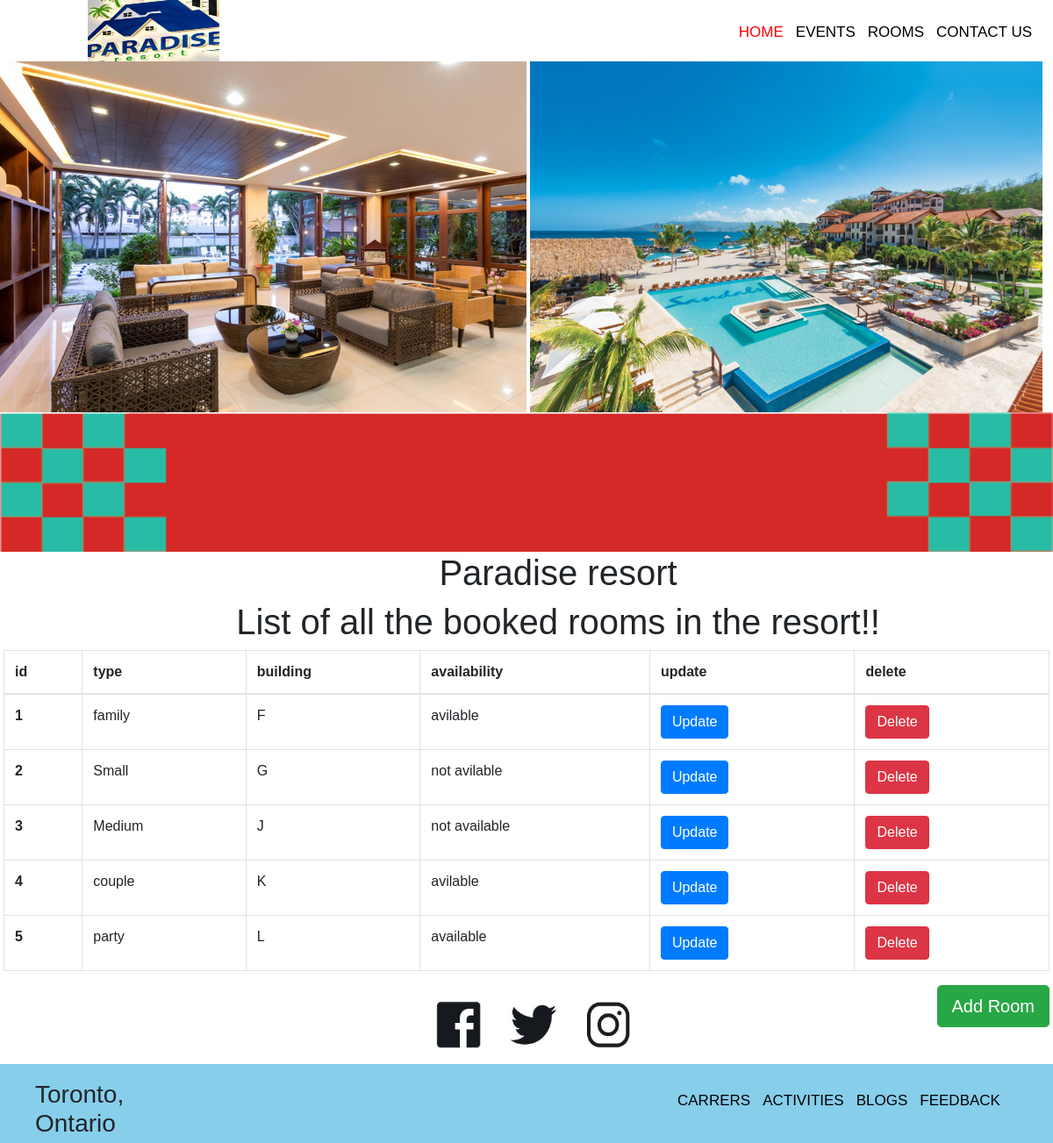
/admins/rooms1.php (signed in), run on the app's committed database.
### tables this page shows
CREATE TABLE `rooms` (
  `id` int(11) NOT NULL,
  `type` varchar(255) NOT NULL,
  `building` varchar(255) NOT NULL,
  `availability` varchar(255) NOT NULL
);

### admins/Room.php (called while the page is built, shortened)
<?php
class Room
{
    private $dbcon;
    public function __construct($dbcon)
    {
        $this->dbcon = $dbcon;
    }
    public function listRooms()
    {
        $sql = "SELECT * FROM rooms";
        $pdostm = $this->dbcon->prepare($sql);
        $pdostm->execute();
        $events = $pdostm->fetchAll(PDO::FETCH_ASSOC);
        return $events;
    }
}

### admins/rooms1.php (the view, shortened to what this page needs)
<?php
include 'header4.php';
?>
<?php
require_once 'Database2.php';
require_once 'Room.php';
$dbcon = Database::getDb();
$s = new Room($dbcon);
$rooms = $s->listRooms();
?>
    <main id="main_content">
        <img id ="room" src="../images/PROJECT_TASKLIST4/home.jpg" alt="image for restaurant home page" />
        <img id="home" src="../images/PROJECT_TASKLIST4/sandals-grenada-pool.jpg" alt="image of reataurant background " />
        <div id="qoute">
            <img id="pattern" src="../images/PROJECT_TASKLIST4/background.png" width="1410" alt="image of a pattern"/>
        </div>
        <div >
            <p class="h1 text-center">Paradise resort</p>
            <p class="h1 text-center">List of all the booked rooms in the resort!!</p>
            <div class="m-1">
                <table class="table table-bordered tbl">
                    <thead>
                    <tr>
                        <th scope="col">id</th>
                        <th scope="col">type</th>
                        <th scope="col">building</th>
                        <th scope="col">availability</th>
                        <th scope="col">update</th>
                        <th scope="col">delete</th>
                    </tr>
                    </thead>
                    <?php foreach ($rooms as $room) { ?>
                        <tr>
                            <th><?= $room['id'] ?></th>
                            <td><?= $room['type'] ?></td>
                            <td><?= $room['building'] ?></td>
                            <td><?= $room['availability'] ?></td>
                            <td>
                                <form action="updateRoom.php" method="post">
                                    <input type="submit" class="button btn btn-primary" name="updateRoom" value="Update"/>
                                </form>
                            </td>
                            <td>
                                <form action="deleteRoom.php" method="post">
                                    <input type="submit" class="button btn btn-danger" name="deleteRoom" value="Delete"/>
                                </form>
                            </td>
                        </tr>
                    <?php } ?>
                </table>
                <a href="addRoom.php" id="btn_addEvent" class="btn btn-success btn-lg float-right">Add Room</a>
            </div>
    </main>
    <section id="contact">
        <img class="c_img" src="../images/PROJECT_TASKLIST4/1958364874dbd3456967a9ba6c753945.jpg" height="100" alt="images of logo of facebook,twiteer and instagram">
    </section>
<?php
include 'footerAdmin.php';
?>

### admins/header4.php (shortened to what this page needs)
<!DOCTYPE html>
<html lang="en">
<head>
    <link rel="stylesheet" type="text/css" href="../styles/main.css">
    <link rel="stylesheet" type="text/css" href="../styles/header.css">
    <link rel="stylesheet" type="text/css" href="../styles/footer.css">
    <link rel="stylesheet" type="text/css" href="../stylesheets/home.css">
    <link rel="stylesheet" href="https://maxcdn.bootstrapcdn.com/bootstrap/4.0.0/css/bootstrap.min.css">
</head>
<body>
<div class="page-wrapper">
    <header id="header">
        <img id="logo" src="../images/PROJECT_TASKLIST4/logo.png" id="logo" width="150" height="70" class="left" alt="Paradise restaurant logo" />
        <nav id="header_nav">
            <ul id="nav_list" class="menu">
                <li><a href="home.php"><span class="h_home">HOME</span></a></li>
                <li><a href="events1.php">EVENTS</a></li>
                <li><a href="rooms1.php">ROOMS</a></li>
                <li><a href="../admins/ContactAdmin.php">CONTACT US</a></li>
            </ul>
        </nav>
    </header>

### admins/footerAdmin.php
<footer id="footer">
    <h3 id="location">Toronto, Ontario</h3>
    <div class="foot">
        <nav>
            <ul id="foot_list">
                <li><a href="CareerAdmin.php">CARRERS</a></li>
                <li><a href="activitiesAdmin.php">ACTIVITIES</a></li>
                <li><a href="blogsAdmin.php">BLOGS</a></li>
                <li><a href="feedbackAdmin.php">FEEDBACK</a></li>
            </ul>
        </nav>
    </div>
</footer>
</div>
</body>
</html>

### styles/main.css (style rules this page uses)
html { box-sizing: border-box; }
*, *::before, *::after { box-sizing: inherit; margin: 0; padding: 0; font-family: 'Libel Suit', sans-serif; }
.page-wrapper { max-width: 1200px; margin:0 auto; }
body, html { height: 100%; margin: 0; font-family: Arial, Helvetica, sans-serif; }
#room { height:400px; width: 50%; margin-right:0; padding-right: 0; }
#home { height:400px; max-width: 50%; margin:0; padding: 0; }
.c_img { position: relative; height: 90px; width: 250px; left:40%; }
#pattern { display: inline-block; width:100%; }

### styles/header.css (style rules this page uses)
html { box-sizing: border-box; }
*, *::before, *::after { box-sizing: inherit; margin: 0; padding: 0; font-family: 'Libel Suit', sans-serif; }
.page-wrapper { max-width: 1200px; margin:0 auto; }
#header { height:70px; display: flex; flex-flow: row nowrap; justify-content: space-between; }
#header_nav { display: inline-block; }
#logo { margin-left:100px; overflow: visible; }
#nav_list { display:inline-block; list-style-type: none; margin:1em; float: right; max-width: 100%; overflow: hidden; vertical-align: top; font-size:17px; }
.h_home { color:red; }
li { float: left; }
li a { display: block; color: #000; text-align: center; padding: 7px 7px; text-decoration: none; }

### styles/footer.css (style rules this page uses)
footer { background-color: skyblue; height:90px; max-height: 100%; font-size: 5px; font-family: Arial, Helvetica, sans-serif; }
#location { position: absolute; margin-top:18px; margin-left:40px; max-width: 10%; }
.foot { display: inline-block; }
#foot_list { position: absolute; list-style: none; margin:1em; margin-left: 45em; margin-bottom: 50px; font-size: 17px; }

### stylesheets/home.css (style rules this page uses)
html { box-sizing: border-box; }
*, *::before, *::after { box-sizing: inherit; margin: 0; padding: 0; font-family: 'Libel Suit', sans-serif; }
.page-wrapper { max-width: 1200px; margin:0 auto; }
#header { height:70px; display: flex; flex-flow: row nowrap; justify-content: space-between; }
#header_nav { display: inline-block; }
#logo { margin-left:100px; overflow: visible; }
#nav_list { display:inline-block; list-style-type: none; margin:1em; float:right; overflow: hidden; vertical-align: top; font-size:17px; }
.h_home { color:red; }
li { float: left; }
li a { display: block; color: #000; text-align: center; padding: 7px 7px; text-decoration: none; }
#room { height:400px; width: 50%; margin-right:0; padding-right: 0; }
#home { height:400px; max-width: 50%; margin:0; padding: 0; }
.h1 { margin-left:6%; text-align: center; color:green; }
.c_img { position: relative; height: 90px; width: 250px; left:40%; }
#pattern { display: inline-block; width:100%; }
body, html { height: 100%; margin: 0; font-family: Arial, Helvetica, sans-serif; }
footer { background-color: skyblue; height:90px; max-height: 100%; font-size:5px; font-family: Arial, Helvetica, sans-serif; }
#location { position: absolute; margin-top:18px; margin-left:40px; max-width: 10%; }
.foot { display: inline-block; }
#foot_list { position: absolute; list-style: none; margin:1em; margin-left: 45em; margin-bottom: 50px; font-size: 17px; }

### data on the page
rooms: id "1", type "family", building "F", availability "avilable"
rooms: id "2", type "Small", building "G", availability "not avilable"
rooms: id "3", type "Medium", building "J", availability "not available"
rooms: id "4", type "couple", building "K", availability "avilable"
rooms: id "5", type "party", building "L", availability "available"
